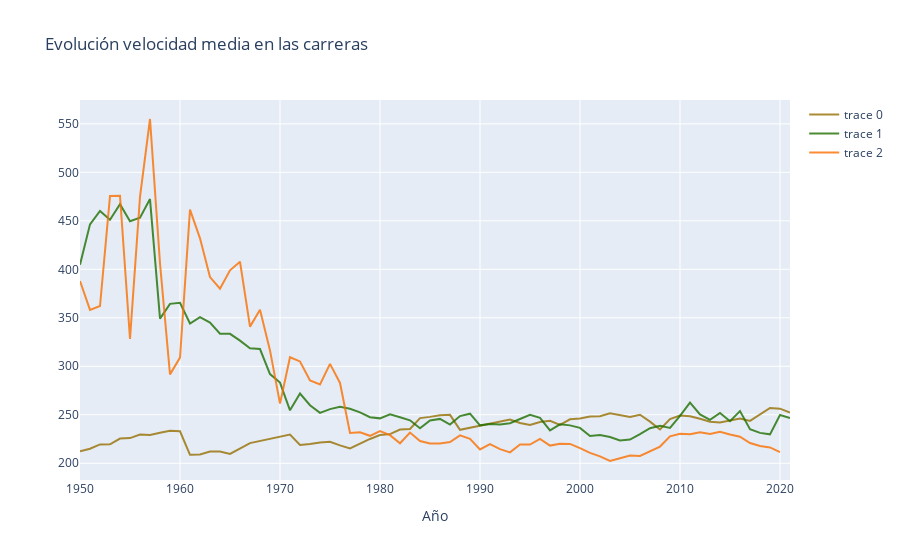

Notebook source saved alongside this figure:
### Markdown cell above
> Realizo gráfico con los 3 datos para ver realmente la relación entre los 3

### Code cell
Velocidad_Media = go.Scatter(
                    x = prueba_2.index,
                    y = prueba_2.Velocidad_Media,
                    mode = "lines",
                    marker = dict(color = 'rgba(150, 112, 2, 0.8)'))

Tiempo_Carreras = go.Scatter(
                    x = graf_fastest.index,
                    y = graf_fastest.Escala,
                    mode = "lines",
                    marker = dict(color = 'rgba(30, 112, 2, 0.8)'))

Vueltas_Rapidas = go.Scatter(
                    x = graf_vueltas_rapidas.index,
                    y = graf_vueltas_rapidas.Escala,
                    mode = "lines",
                    marker = dict(color = 'rgba(250, 112, 2, 0.8)'))





data = [Velocidad_Media,Tiempo_Carreras,Vueltas_Rapidas]
layout = dict(title = 'Evolución velocidad media en las carreras',
              xaxis= dict(title= 'Año',ticklen= 20,zeroline= False)
             )

fig = dict(data = data, layout = layout)
iplot(fig)
